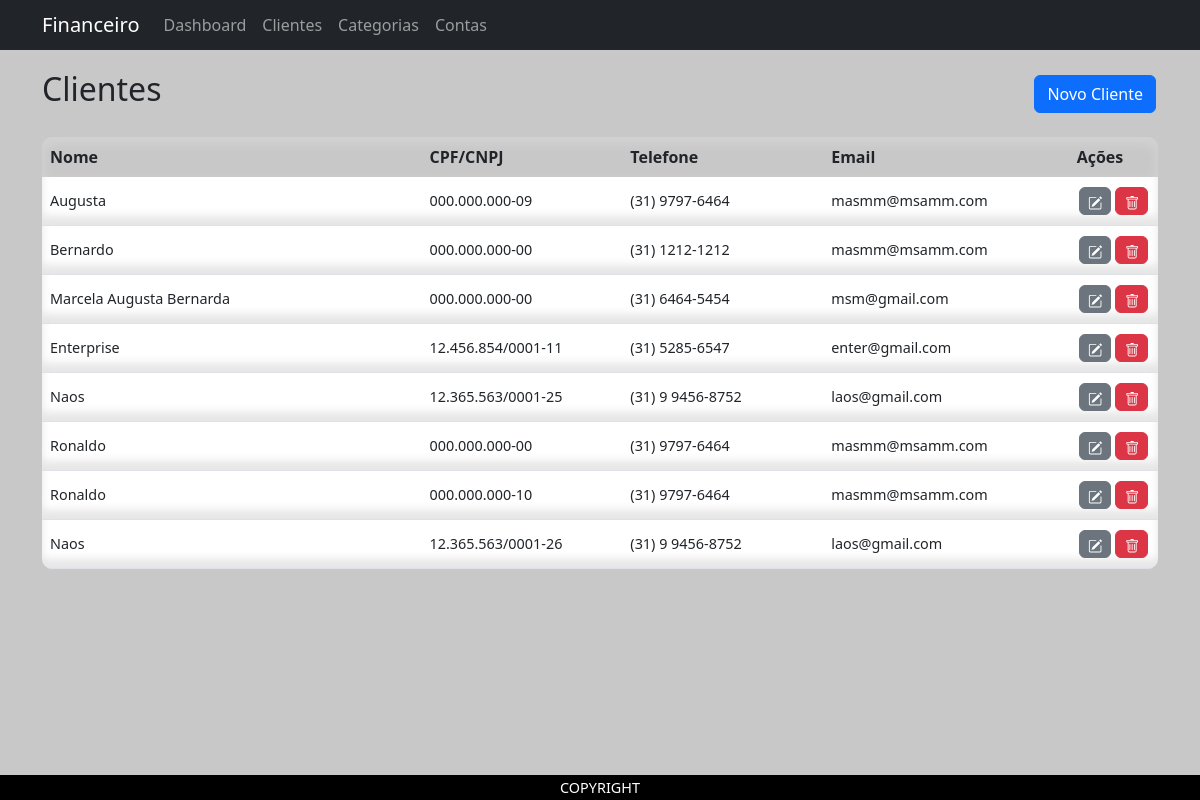
/clientes/, run on the app's committed database.
### financeiro/models.py (models this page shows, shortened)
class Cliente(models.Model):
    nome = models.CharField(max_length=100)
    cpf_cnpj = models.CharField(max_length=20)
    telefone = models.CharField(max_length=20, blank=True)
    email = models.EmailField(blank=True)
    ativo = models.BooleanField(default=True)

### financeiro/views.py (the view, shortened to what this page needs)
# urls.py: path('clientes/', cliente_list, name='cliente_list'),
def cliente_list(request):
    if request.method == 'GET':
        form = ClienteForm()
        clientes = Cliente.objects.all()
        for cliente in clientes:
            cliente.cpf_cnpj = formatar_documento(cliente.cpf_cnpj)
            cliente.telefone = formatar_telefone(cliente.telefone)
        return render(request, 'financeiro/cliente_list.html', {'clientes': clientes, 'form': form})

### financeiro/views.py (called while the page is built)
def formatar_documento(id):
    id = ''.join(filter(str.isdigit, id))
    if len(id) == 11:
        return f"{id[:3]}.{id[3:6]}.{id[6:9]}-{id[9:]}"
    elif len(id) == 14:
        return f"{id[:2]}.{id[2:5]}.{id[5:8]}/{id[8:12]}-{id[12:]}"
    else:
        return "Número inválido: precisa ter 11 dígitos (CPF) ou 14 dígitos (CNPJ)."

def formatar_telefone(numero: str) -> str:
    numero = ''.join(filter(str.isdigit, numero))
    if len(numero) == 10:
        return f"({numero[:2]}) {numero[2:6]}-{numero[6:]}"
    elif len(numero) == 11:
        return f"({numero[:2]}) {numero[2:3]} {numero[3:7]}-{numero[7:]}"
    else:
        return "Número inválido: precisa ter 10 ou 11 dígitos."

### templates/financeiro/cliente_list.html (shortened to what this page needs)
{% extends 'financeiro/base.html' %}
{% block content %}
{% load static %}
<link href="{% static 'financeiro/css/style.css' %}" rel="stylesheet">
<div id="content">
    <div  id="header" class="d-flex justify-content-between">
        <h2>Clientes</h2>
        <button onclick="showDropbox()" class="btn btn-primary">Novo Cliente</button>
    </div>
    <div id="table">
        <div id="thead">
            <table class="table">
                <colgroup>
                    <col style="width: 34%;">
                    <col style="width: 18%;">
                    <col style="width: 18%;">
                    <col style="width: 22%;">
                    <col style="width: 8%;">
                </colgroup>
                <thead>
                    <tr>
                        <th>Nome</th>
                        <th>CPF/CNPJ</th>
                        <th>Telefone</th>
                        <th>Email</th>
                        <th>Ações</th>
                    </tr>
                </thead>
            </table>
        </div>
        <div id="tbody">
            <table class="table">
                <colgroup>
                    <col style="width: 34%;">
                    <col style="width: 18%;">
                    <col style="width: 18%;">
                    <col style="width: 22%;">
                    <col style="width: 8%;">
                </colgroup>
                <tbody>
                    {% for cliente in clientes %}
                    {% if cliente.ativo %}
                    <tr id="{{ cliente.id }}" onclick="select('{{ cliente.id }}')">
                        <td><p>{{ cliente.nome }}</p></td>
                        <td><p>{{ cliente.cpf_cnpj }}</p></td>
                        <td><p>{{ cliente.telefone }}</p></td>
                        <td><p>{{ cliente.email }}</p></td>
                        <td>
                            <form method="post">
                                <div>
                                    <button name="btn" value="edit" class="btn btn-secondary">
                                    </button>
                                </div>
                                <div>
                                    <button name="btn" value="delete" class="btn btn-danger">
                                    </button>
                                </div>
                            </form>
                        </td>
                    </tr>
                    {% endif %}
                    {% endfor %}
                </tbody>
            </table>
        </div>
    </div>
</div>
{% endblock %}

### static/financeiro/css/style.css (style rules this page uses)
html { width: 100%; height: 100%; }
body { display: flex; flex-direction: column; width: 100%; height: 100%; background-color: rgb(200, 200, 200); }
#content { display: flex; flex-direction: column; height: 100%; width: 100%; }
#header { height: 12%; width: 100%; justify-content: center; align-items: center; }
#table { display: flex; flex-direction: column; width: 100%; height: 80%; border-radius: 10px !important; }
#thead { width: 100%; height: 40px; border-radius: 10px 10px 0px 0px !important; box-shadow: inset 0px 5px 12px 2px rgba(255, 255, 255, 0.2); }
th { background-color: rgba(0, 0, 0, 0) !important; }
tbody tr { background-color: rgba(255, 255, 255, 0) !important; box-shadow: inset 0px -10px 10px 0px rgba(0, 0, 0, 0.1); transition-duration: 0.2s; }
tbody td { background-color: rgba(0, 0, 0, 0) !important; }
#tbody { background-color: white; border-radius: 0px 0px 10px 10px !important; height: var(100% - 40px); width: 100%; overflow:auto; padding: 0px !important; }
#tbody form { display: flex; width: 100%; height: 100%; align-items: center; margin: 0px !important; }
p { font-size: 90%; }
#tbody p { display: flex; width: 100%; height: 100%; align-items: center; margin: 0px !important; }
#thead table, #tbody table { table-layout: fixed; width: 100%; height: 100%; margin-bottom: 0px !important; }
#tbody button { padding: 1px; }
button { margin: 2px; }

### data on the page
Cliente: nome "Augusta", cpf_cnpj "000.000.000-09", telefone "(31) 9797-6464", email "masmm@msamm.com"
Cliente: nome "Bernardo", cpf_cnpj "000.000.000-00", telefone "(31) 1212-1212", email "masmm@msamm.com"
Cliente: nome "Marcela Augusta Bernarda", cpf_cnpj "000.000.000-00", telefone "(31) 6464-5454", email "msm@gmail.com"
Cliente: nome "Enterprise", cpf_cnpj "12.456.854/0001-11", telefone "(31) 5285-6547", email "enter@gmail.com"
Cliente: nome "Naos", cpf_cnpj "12.365.563/0001-25", telefone "(31) 9 9456-8752", email "laos@gmail.com"
Cliente: nome "Ronaldo", cpf_cnpj "000.000.000-00", telefone "(31) 9797-6464", email "masmm@msamm.com"
Cliente: nome "Ronaldo", cpf_cnpj "000.000.000-10", telefone "(31) 9797-6464", email "masmm@msamm.com"
Cliente: nome "Naos", cpf_cnpj "12.365.563/0001-26", telefone "(31) 9 9456-8752", email "laos@gmail.com"
